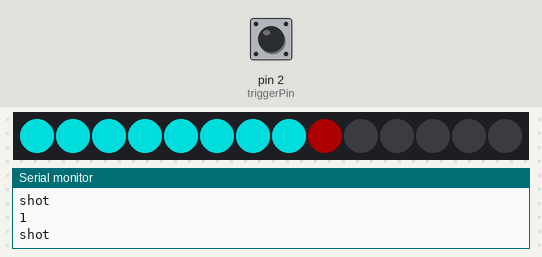
The sketch below on a simulated Arduino Uno, built with avr-gcc and run on an emulated ATmega328P. On the bench: 14 RGB LEDs in strip order, left to right, the last lines printed to the serial monitor. The inputs (shaded band) are chosen by the test bench; at power-on: pin 2 (triggerPin) HIGH. Dim RGB values are drawn brighter than linear.

Above: at 1.2 s.
1.3 s: pin 2 (triggerPin) pulled LOW for 0.15 s
At 1.81 s:
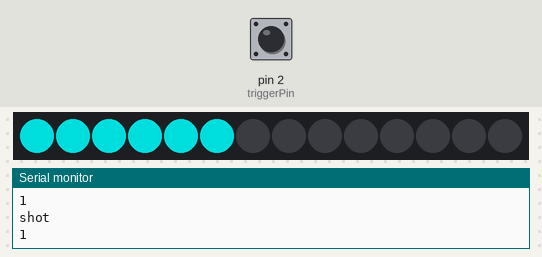
2.0 s: pin 2 (triggerPin) pulled LOW for 1 s
At 3.06 s:
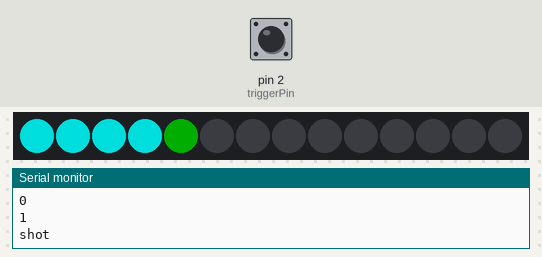
3.6 s: pin 2 (triggerPin) pulled LOW for 3.2 s
At 7.3 s:
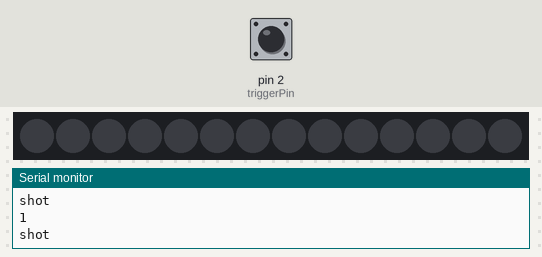
7.4 s: pin 2 (triggerPin) pulsed LOW 5 times (0.12 s each, 0.3 s apart)
Timing chart, 0 to 10.4 s (numbered marks = the images above; inputs shaded):
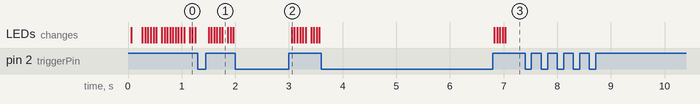

The sketch:

EnergyBar.ino
```cpp
#include <Adafruit_NeoPixel.h>
#ifdef __AVR__
  #include <avr/power.h>
#endif

#define triggerPin 2
#define PIN 6
#define NUMPIXELS 14
Adafruit_NeoPixel strip = Adafruit_NeoPixel(NUMPIXELS, PIN, NEO_GRB + NEO_KHZ800);

int minMana = 0;
int maxMana = 50;
int currentMana = maxMana;

void setup() {
  // put your setup code here, to run once:
  pinMode(triggerPin, INPUT_PULLUP);
  strip.begin();
  strip.show();
  Serial.begin(9600);
  for(int i=0; i<NUMPIXELS; i++){
    strip.setPixelColor(i, strip.Color(150, 150, 0));
    strip.show();
  }
}

void loop() {
  //  test code to display the updateManaBar code
  Serial.println(debounce(triggerPin));
  if(debounce(triggerPin) == HIGH){
    Serial.println("shot");
    updateManaBar(0, NUMPIXELS, currentMana, minMana, maxMana);
    strip.show();
    currentMana--;
  }
}

int debounce(int pin)
{
  int state, previous_state;
  previous_state = digitalRead(pin);
  // if the state has remained unchanged for 25ms straight, take it as the correct reading
  for(int i = 0; i < 25; i++)
  {
    delay(1);
    state = digitalRead(pin);
    if( state != previous_state)
    {
      i = 0;
      previous_state = state;
    }
  }
  return state;
}

void updateManaBar(int firstManaPixel, int lastManaPixel, int currentMana, int minMana, int maxMana) {
  int numberOfPixels = lastManaPixel - firstManaPixel + 1;
  int numberOfStates = numberOfPixels * 3;
  currentMana = constrain(currentMana, minMana, maxMana);
  int currentState = map(currentMana, minMana, maxMana, 0, numberOfStates);
  int numberOfBlue = map(currentMana, minMana, maxMana, 0, numberOfPixels);
  int colorOfEdge = currentState % 3;

  for (int i = firstManaPixel; i <= lastManaPixel; i++) {
    //Serial.print("Mana pixel number: ");
    //Serial.print(i);
    if (i < firstManaPixel + numberOfBlue) {
      strip.setPixelColor(i, strip.Color(0, 150, 150));
      //Serial.println("light blue");
    }
    else if (i == firstManaPixel + numberOfBlue) {
      switch (colorOfEdge) {
        case 2:
          //Serial.println("green");
          strip.setPixelColor(i, strip.Color(0, 50, 0));
          break;
        case 1:
          //Serial.println("red");
          strip.setPixelColor(i, strip.Color(50, 0, 0));
          break;
        case 0:
          //Serial.println("Black");
          strip.setPixelColor(i, strip.Color(0, 0, 0));
          break;
      }
    } else {
      //Serial.println("Black");
      strip.setPixelColor(i, strip.Color(0, 0, 0));
    }
  }
}
```
